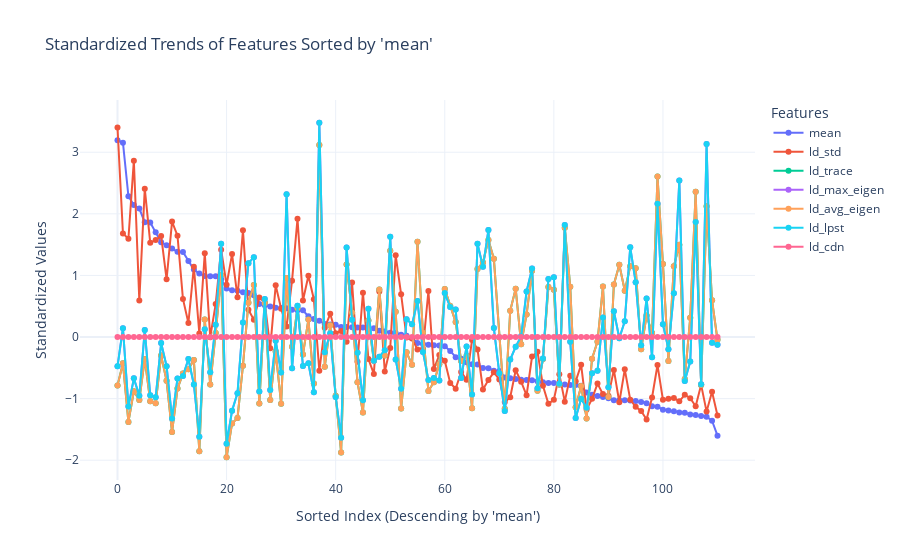

The notebook cell this image was saved under:
### Code cell
scaler = StandardScaler()
df_scaled = pd.DataFrame(scaler.fit_transform(df_sorted), columns=df_sorted.columns)

fig = px.line(df_scaled, markers=True, title="Standardized Trends of Features Sorted by 'mean'")

# 축 레이블 설정
fig.update_layout(
    xaxis_title="Sorted Index (Descending by 'mean')",
    yaxis_title="Standardized Values",
    legend_title="Features",
    template="plotly_white"
)

# 그래프 표시
fig.show()
